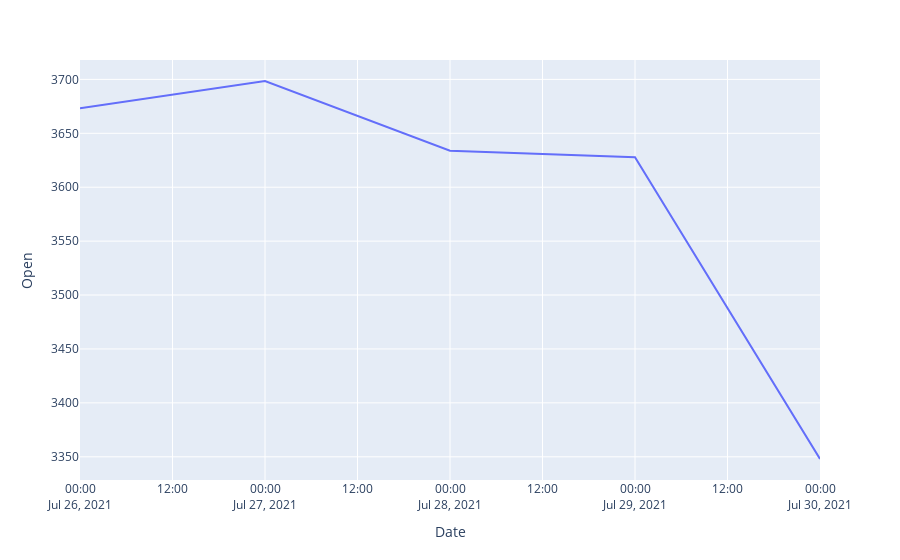

The cell this chart's notebook holds for it:
### Code cell
fig

### Figure 1 — Plotly figure (JSON) as saved in the notebook; plotly's stock layout.template omitted (floating-point values rounded to 4 significant figures)
{"data": [{"hovertemplate": "Date=%{x}<br>Open=%{y}<extra></extra>", "legendgroup": "", "line": {"color": "#636efa", "dash": "solid"}, "mode": "lines", "name": "", "orientation": "v", "showlegend": false, "type": "scatter", "x": ["2021-07-26T00:00:00", "2021-07-27T00:00:00", "2021-07-28T00:00:00", "2021-07-29T00:00:00", "2021-07-30T00:00:00"], "xaxis": "x", "y": [3673.0, 3698.0, 3634.0, 3628.0, 3348.0], "yaxis": "y"}], "layout": {"legend": {"tracegroupgap": 0}, "margin": {"t": 60}, "xaxis": {"anchor": "y", "domain": [0, 1], "title": {"text": "Date"}}, "yaxis": {"anchor": "x", "domain": [0, 1], "title": {"text": "Open"}}}}
